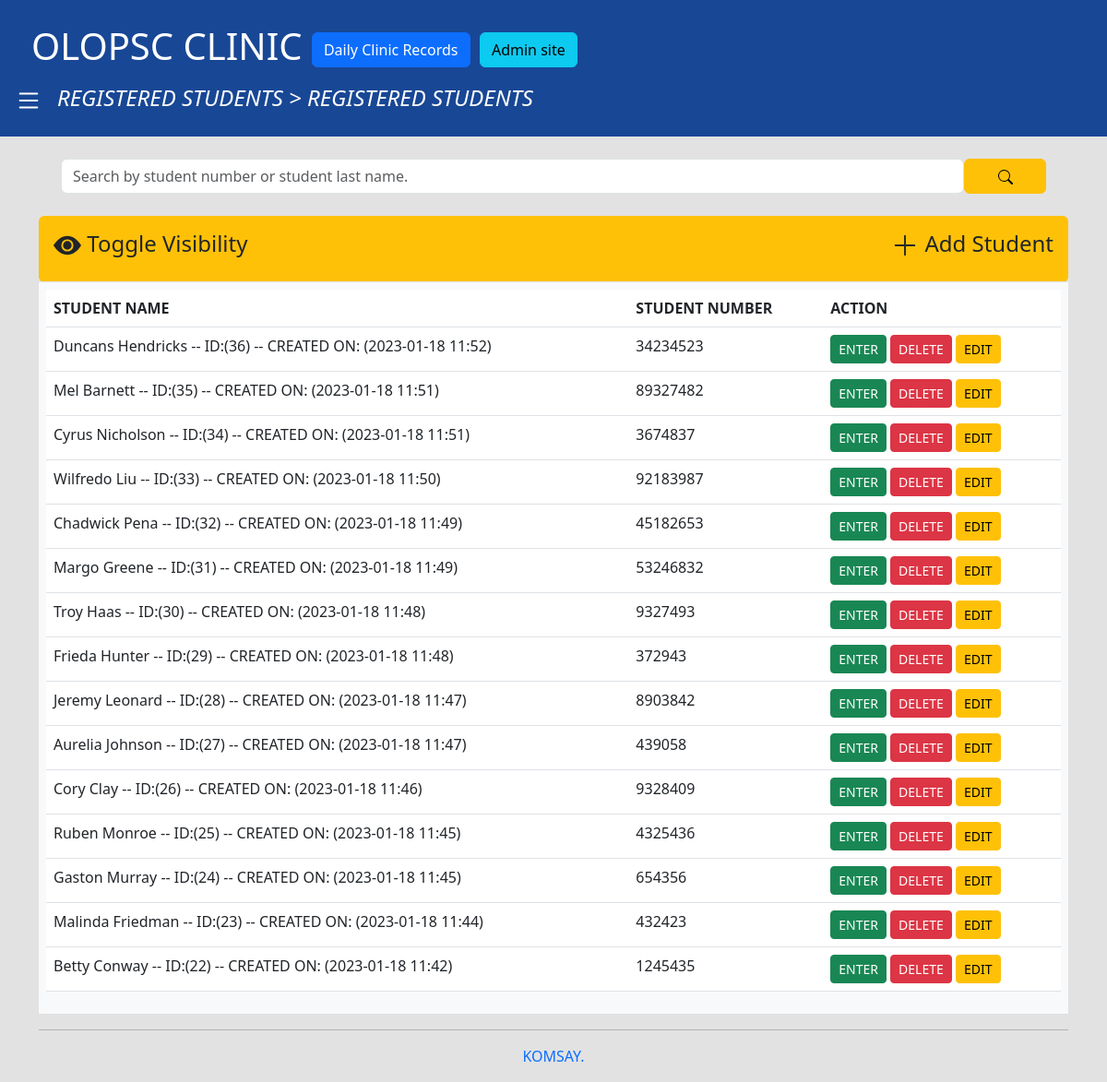
Before: / with the older database file.
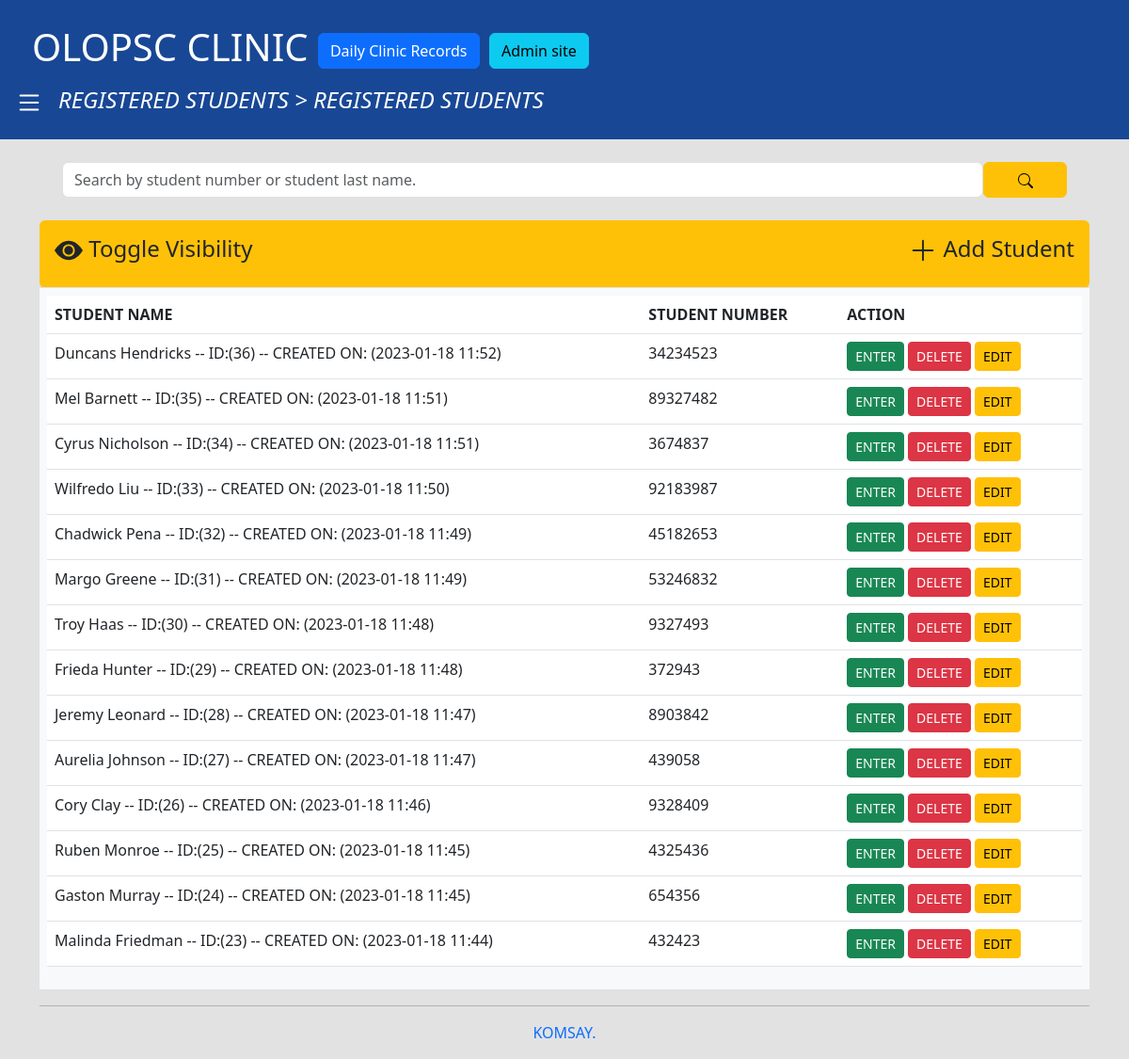
After: the same page with the newer database file.
### students/models.py (models this page shows, shortened)
class Student(models.Model):
    first_name = models.CharField(max_length=30,verbose_name="First name")
    last_name = models.CharField(max_length=30,verbose_name="Last name")
    student_number = models.IntegerField(max_length=30)
    guardian_name = models.CharField(max_length=30)
    guardian_contact = models.CharField(max_length=30)
    user_created = models.CharField(max_length=30, default="2023")

### students/views.py (the view)
# urls.py: path('', views.homepage, name='homepage'),
def homepage(request):
    data = Student.objects.all().order_by('-id')
    context = {
        'student': data
    }
    return render(request, "students/index.html", context)

### students/templates/students/index.html (shortened to what this page needs)
{% extends 'base.html'%}
{% block content %}
<div class="container">
    <table class="table">
    <tr>
        <td class="bg-warning p-3 rounded">
         <a class="text-dark" onclick="toggle('hide')" style="text-decoration: none;"><h4>
            <svg xmlns="http://www.w3.org/2000/svg" width="30" height="30" fill="currentColor" class="bi bi-eye-fill" viewBox="0 0 16 16">
            <path d="M10.5 8a2.5 2.5 0 1 1-5 0 2.5 2.5 0 0 1 5 0z"/>
            <path d="M0 8s3-5.5 8-5.5S16 8 16 8s-3 5.5-8 5.5S0 8 0 8zm8 3.5a3.5 3.5 0 1 0 0-7 3.5 3.5 0 0 0 0 7z"/>
          </svg> Toggle Visibility <a href="add" class="text-dark" style="text-decoration: none; float: right;"> <svg xmlns="http://www.w3.org/2000/svg" width="30" height="30" fill="currentColor" class="bi bi-plus-lg" viewBox="0 0 16 16">
            <path fill-rule="evenodd" d="M8 2a.5.5 0 0 1 .5.5v5h5a.5.5 0 0 1 0 1h-5v5a.5.5 0 0 1-1 0v-5h-5a.5.5 0 0 1 0-1h5v-5A.5.5 0 0 1 8 2Z"/>
          </svg> Add Student</a></h4></a>
        </div>
    <tr>
        <td class="table-light">
            <div id="hide" style="display:;">
                <table class="table table-hover" >
                    <thead>
                        <tr>
                            <th>STUDENT NAME</th>
                            <th>STUDENT NUMBER</th>
                            <th>ACTION</th>
                        </tr>
                    </thead>
        {% for data in student %}
                    <tr>
                        <td>{{ data.first_name }} {{data.last_name}} -- ID:({{ data.id }}) -- CREATED ON: ({{data.user_created}}) </td>
                        <td>{{ data.student_number }}</td>
                        <td><a class="btn btn-sm btn-success" href="{% url 'students:detail' data.id %}">ENTER</a>
                            <a  onclick="return confirm('Are you sure you want to delete this?')"  class="btn btn-sm btn-danger"href="{% url 'students:delete' data.id %}">DELETE</a>
                            <a class="btn btn-sm btn-warning"href="{% url 'students:edit' data.id %}">EDIT</a></td>
                    </tr>
        {% endfor %}
                </table>
            </div>
        </td>
    </tr>
{% endblock %}

Changed rows visible on the page:
removed Student: first_name "Betty", last_name "Conway", id "22", user_created "2023-01-18 11:42", student_number "1245435"
